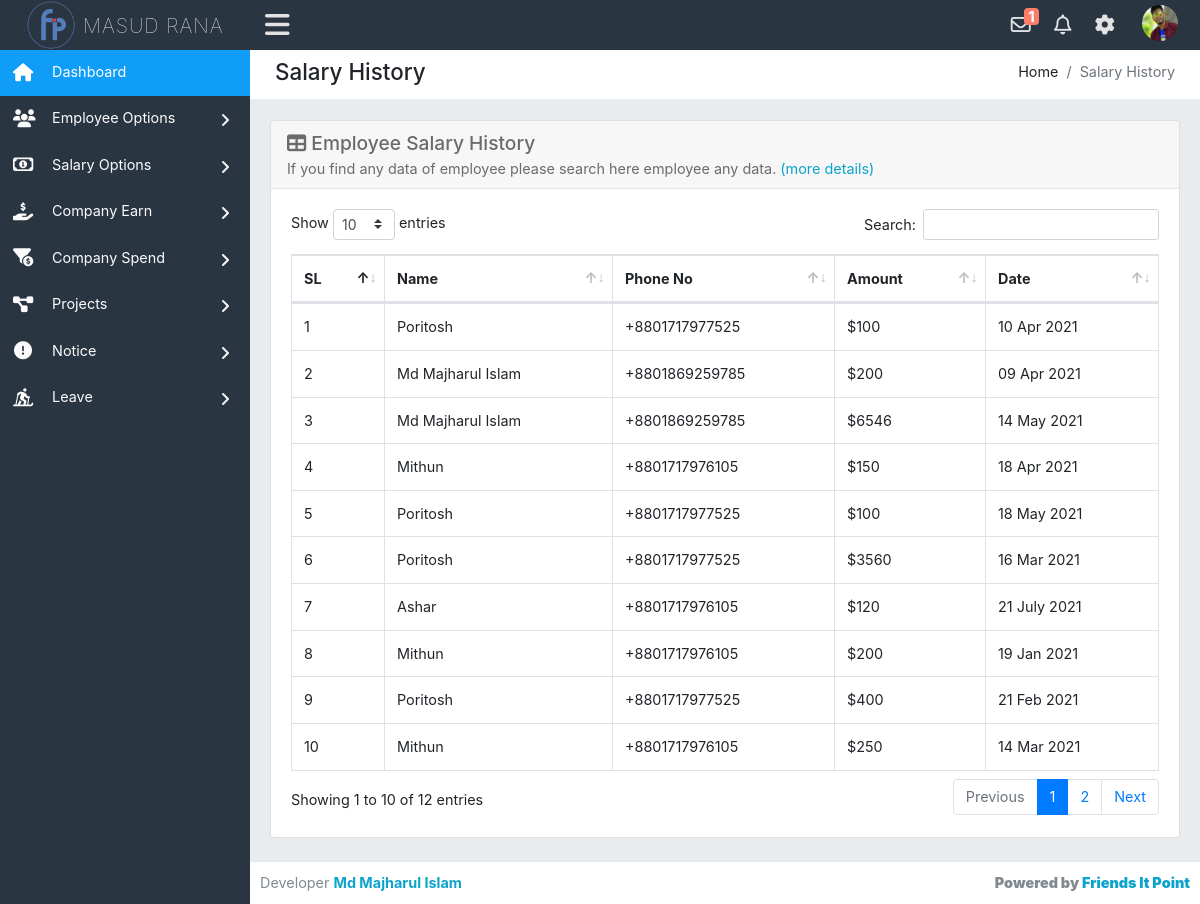
/admin/salaryHistory.php (signed in), run on the app's committed database.
### tables this page shows
CREATE TABLE `empsalary` (
  `salaryid` int(100) NOT NULL,
  `emp_id` int(100) NOT NULL,
  `amount` int(50) NOT NULL,
  `send_date` varchar(40) NOT NULL,
  `currentdate` varchar(25) NOT NULL
);

CREATE TABLE `employee_info` (
  `id` int(11) NOT NULL,
  `employee_id` int(50) NOT NULL,
  `emp_fullname` varchar(100) NOT NULL,
  `emp_mail` varchar(50) NOT NULL,
  `emp_phone` int(20) NOT NULL,
  `emp_designation` varchar(50) NOT NULL,
  `emp_salary` varchar(50) NOT NULL,
  `emp_address` varchar(100) NOT NULL,
  `emp_password` varchar(150) NOT NULL,
  `emp_bio` varchar(1000) NOT NULL,
  `profile_pic` varchar(50) NOT NULL,
  `register_timedate` timestamp NOT NULL DEFAULT current_timestamp(),
  `total_salary` varchar(100) NOT NULL
);

### admin/salaryHistory.php (the view, shortened to what this page needs)
<?php require_once('header.php'); ?>
<div class="row">
    <div class="col-xl-12">
        <div class="breadcrumb-holder">
            <h1 class="main-title float-left">Salary History</h1>
            <ol class="breadcrumb float-right">
                <li class="breadcrumb-item">Home</li>
                <li class="breadcrumb-item active">Salary History</li>
            </ol>
            <div class="clearfix"></div>
        </div>
    </div>
</div>
<div class="row">
    <div class="col-xs-12 col-sm-12 col-md-12 col-lg-12 col-xl-12">
        <div class="card mb-3">
            <div class="card-header">
                <h3><i class="fas fa-table"></i> Employee Salary History</h3>
               	If you find any data of employee please search here employee any data.
                <a target="_blank" href="emAll.php">(more details)</a>
            </div>
            <div class="card-body">
                <div class="table-responsive">
                    <div id="dataTable_wrapper" class="dataTables_wrapper dt-bootstrap4 no-footer">
                    	<div class="row">
                    		<div class="col-sm-12">
                    			<table id="dataTable" class="table table-bordered table-hover display dataTable no-footer" style="width: 100%;" role="grid" aria-describedby="dataTable_info">
                        			<thead>
			                            <tr role="row">
			                            	<th class="sorting_asc" tabindex="0" aria-controls="dataTable" rowspan="1" colspan="1" aria-sort="ascending">SL
			                            	</th>
			                            	<th class="sorting" tabindex="0" aria-controls="dataTable" rowspan="1" colspan="1">Name
			                            	</th>
			                            	<th class="sorting" tabindex="0" aria-controls="dataTable" rowspan="1" colspan="1">Phone No
			                            	</th>
			                            	<th class="sorting" tabindex="0" aria-controls="dataTable" rowspan="1" colspan="1">Amount
			                            	</th>
			                            	<th class="sorting" tabindex="0" aria-controls="dataTable" rowspan="1" colspan="1">Date
			                            	</th>
			                            </tr>
                        			</thead>
                    				<tbody>
				                    	<?php
					                        $salaryH = $pdo->prepare('SELECT * FROM empsalary');
					                        $salaryH->execute();
					                        $result = $salaryH->fetchAll(PDO::FETCH_ASSOC);
					                        $sl = 1;
					                        foreach ($result as $salaries) :
                     					?>
					                    <tr>
					                      <td><?php echo $sl;$sl++; ?></td>
					                      <?php
					                        $stm = $pdo->prepare('SELECT * FROM employee_info');
					                        $stm->execute();
					                        $allem = $stm->fetchAll(PDO::FETCH_ASSOC);
					                        foreach($allem as $row) :
					                          if($salaries['emp_id'] == $row['id']) :
					                      ?>
					                        <td><?php echo $row['emp_fullname']; ?></td>
					                        <td>+880<?php echo $row['emp_phone']; ?></td>
					                      <?php endif; endforeach; ?>
					                      <td>$<?php echo $salaries['amount'] ?></td>
					                      <td>
					                          <?php
					                              $send_date = $salaries['send_date'];
					                              $day = substr($send_date,8,2);
					                              $month = substr($send_date,5,2);
					                              $year = substr($send_date,0,4);
					                              if($month == '01') { $month = 'Jan';}
					                              if($month == '02') { $month = 'Feb';}
					                              if($month == '03') { $month = 'Mar';}
					                              if($month == '04') { $month = 'Apr';}
					                              if($month == '05') { $month = 'May';}
					                              if($month == '07') { $month = 'July';}
					                              if($month == '12') { $month = 'Dec';}
					                              echo $day." ".$month." ".$year;
					                           ?>
					                      </td>
					                    </tr>
					                  <?php endforeach; ?>
				                    </tbody>
				                </table>
				            </div>
				        </div>
        			</div>
                </div>
            </div>
        </div>
    </div>
</div>
<?php require_once('footer.php'); ?>

### admin/header.php (shortened to what this page needs)
<?php require_once('../config.php'); ?>
<!DOCTYPE html>
<html lang="en">
<head>
    <link href="../assets/css/bootstrap.min.css" rel="stylesheet" type="text/css" />
    <link href="../assets/font-awesome/css/all.css" rel="stylesheet" type="text/css" />
    <link rel="stylesheet" href="../fancybox-master/dist/jquery.fancybox.min.css">
    <link rel="stylesheet" href="../livedatetime/clock.css">
    <link rel="stylesheet" href="../livedatetime/calendar.css">
    <link href='https://netdna.bootstrapcdn.com/font-awesome/3.2.1/css/font-awesome.css' rel='stylesheet' type='text/css'>
    <link rel="stylesheet" type="text/css" href="../assets/css/dataTables.bootstrap.min.css" />
    <link rel="stylesheet" type="text/css" href="../assets/plugins/datatables/datatables.min.css" />
    <link href="../assets/css/style.css" rel="stylesheet" type="text/css" />
</head>
<body class="adminbody">
    <div id="main">
        <div class="headerbar">
            <?php
                $stm = $pdo->prepare('SELECT * FROM admin_info WHERE admin_id=?');
                $stm->execute(array($_SESSION['logged_in']));
                $rslt = $stm->fetchAll(PDO::FETCH_ASSOC);
                foreach($rslt as $row) :
            ?>
            <div class="headerbar-left">
                <a href="index.php" class="logo">
                    <img alt="Logo" src="../assets/images/logo.png" />
                    <span><?php echo $row['admin_name']; ?></span>
                </a>
            </div>
            <nav class="navbar-custom">
                <ul class="list-inline float-right mb-0">
                    <li class="list-inline-item dropdown notif">
                        <a class="nav-link dropdown-toggle arrow-none" data-toggle="dropdown" href="#" aria-haspopup="false" aria-expanded="false">
                            <i class="far fa-envelope"></i>
                            <?php
                                $notify_s = $pdo->prepare('SELECT * FROM notification WHERE type=? AND status=? ORDER BY date DESC');
                                $notify_s->execute(array('salary','unread'));
                                $notify_result = $notify_s->fetchAll(PDO::FETCH_ASSOC);
                                if(count($notify_result) > 0 ) :
                             ?>
                            <span class="mycounter"><?php echo count($notify_result); ?></span>
                            <?php endif; ?>
                        </a>
                    </li>
                    <li class="list-inline-item dropdown notif">
                        <a class="nav-link dropdown-toggle arrow-none" data-toggle="dropdown" href="#" aria-haspopup="false" aria-expanded="false">
                            <i class="far fa-bell"></i>
                        </a>
                    </li>
                    <li class="list-inline-item dropdown notif">
                        <a class="nav-link dropdown-toggle arrow-none" data-toggle="dropdown" href="#" aria-haspopup="false" aria-expanded="false">
                            <i class="fas fa-cog"></i>
                        </a>
                    </li>
                    <li class="list-inline-item dropdown notif">
                        <a class="nav-link dropdown-toggle nav-user" data-toggle="dropdown" href="#" aria-haspopup="false" aria-expanded="false">
                            <?php if($row['admin_pic'] != 'avatar') : ?>
                            <img src="../uploads/<?php echo $row['admin_pic']; ?>" alt="Profile image" class="avatar-rounded">
                            <?php else : ?>
                            <img src="../assets/images/avatars/admin.png" alt="Profile image" class="avatar-rounded">
                        </a>
                        <?php endif; endforeach; ?>
                    </li>
                </ul>
                <ul class="list-inline menu-left mb-0">
                    <li class="float-left">
                        <button class="button-menu-mobile open-left">
                            <i class="fas fa-bars"></i>
                        </button>
                    </li>
                </ul>
            </nav>
        </div>
        <div class="left main-sidebar">
            <div class="sidebar-inner leftscroll">
                <div id="sidebar-menu">
                    <ul>
                        <li class="submenu">
                            <a class="active" href="index.php">
                                <i class="fas fa-home"></i>
                                <span> Dashboard </span>
                            </a>
                        </li>
                        <li class="submenu">
                            <a id="tables" href="#">
                                <i class="fas fa-users"></i>
                                <span> Employee Options </span>
                                <span class="menu-arrow"></span>
                            </a>
                        </li>
                        <li class="submenu">
                            <a id="tables" href="#">
                                <i class="far fa-money-bill-alt"></i>
                                <span> Salary Options </span>
                                <span class="menu-arrow"></span>
                            </a>
                        </li>
                        <li class="submenu">
                            <a id="tables" href="#">
                                <i class="fas fa-hand-holding-usd"></i>
                                <span> Company Earn </span>
                                <span class="menu-arrow"></span>
                            </a>
                        </li>
                        <li class="submenu">
                            <a id="tables" href="#">
                                <i class="fas fa-funnel-dollar"></i>
                                <span> Company Spend </span>
                                <span class="menu-arrow"></span>
                            </a>
                        </li>
                        <li class="submenu">
                            <a id="tables" href="#">
                                <i class="fas fa-project-diagram"></i>
                                <span> Projects </span>
                                <span class="menu-arrow"></span>
                            </a>
                        </li>
                        <li class="submenu">
                            <a id="tables" href="#">
                                <i class="fas fa-exclamation-circle"></i>
                                <span> Notice </span>
                                <span class="menu-arrow"></span>
                            </a>
                        </li>
                        <li class="submenu">
                            <a id="tables" href="#">
                                <i class="fas fa-skiing-nordic"></i>
                                <span> Leave </span>
                                <span class="menu-arrow"></span>
                            </a>
                        </li>
                    </ul>
                </div>
            </div>
        </div>
        <div class="content-page">
            <div class="content">
                <div class="container-fluid">

### livedatetime/clock.css (style rules this page uses)
* { margin: 0; padding: 0; box-sizing: border-box; }

### data on the page
empsalary: amount "100", send_date "10", send_date "Apr", send_date "2021"
employee_info: emp_fullname "Poritosh", emp_phone "1717977525"
empsalary: amount "200", send_date "09", send_date "Apr", send_date "2021"
employee_info: emp_fullname "Md Majharul Islam", emp_phone "1869259785"
empsalary: amount "6546", send_date "14", send_date "May", send_date "2021"
empsalary: amount "150", send_date "18", send_date "Apr", send_date "2021"
employee_info: emp_fullname "Mithun", emp_phone "1717976105"
empsalary: amount "100", send_date "18", send_date "May", send_date "2021"
empsalary: amount "3560", send_date "16", send_date "Mar", send_date "2021"
empsalary: amount "120", send_date "21", send_date "July", send_date "2021"
employee_info: emp_fullname "Ashar", emp_phone "1717976105"
empsalary: amount "200", send_date "19", send_date "Jan", send_date "2021"
empsalary: amount "400", send_date "21", send_date "Feb", send_date "2021"
empsalary: amount "250", send_date "14", send_date "Mar", send_date "2021"

### other printed values
$row['admin_name'] "MASUD RANA"
count($notify_result) "1"
